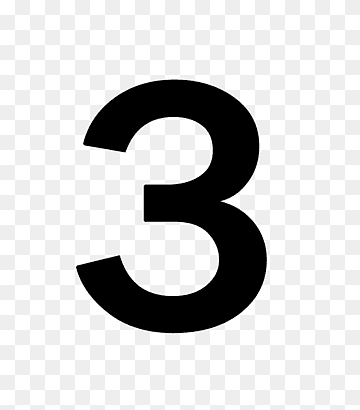
#> input picture ejemplo.png, 360 x 410 px
$ python 'Proyecto3 metodos.py'
#> lines starting #> are read from the running program, lines starting #| are printed output that depends on the picture; after the words box and inside, x2 and y2 are one past the last pixel; in counts of white or black regions, pixels touching at a corner belong together
# === Proyecto: Fourier Drawing con animación y procesamiento de imagen ===

import numpy as np
import matplotlib.pyplot as plt
import cv2
from numpy.fft import fft, fftfreq
from matplotlib.animation import FuncAnimation
import os

# asegurse de tener instaladas las dependencias necesarias, especialmente pip install numpy matplotlib opencv-python

# === 1. VALIDAR DEPENDENCIAS ===
try:
    import cv2
    import numpy
    import matplotlib
except ImportError as e:
    raise ImportError("Faltan dependencias. Instala 'numpy', 'matplotlib' y 'opencv-python' con: pip install numpy matplotlib opencv-python")

# === 2. EXTRAER CONTORNO DESDE IMAGEN ===
def extract_contour_from_image(image_path, num_points=500, show_preview=False):
    """Extrae el contorno de una imagen en formato PNG, JPG o JPEG usando detección de bordes."""
    # Validar formato de archivo
    valid_extensions = ['.png', '.jpg', '.jpeg']
    ext = os.path.splitext(image_path.lower())[1]
    if ext not in valid_extensions:
        raise ValueError(f"Formato no soportado: {ext}. Usa imágenes en formato PNG, JPG o JPEG.")

    if not os.path.exists(image_path):
        raise FileNotFoundError(f"No se encontró la imagen en: {image_path}")

    # Cargar imagen
    img = cv2.imread(image_path, cv2.IMREAD_COLOR)
    if img is None:
        raise ValueError(f"No se pudo cargar la imagen: {image_path}. Verifica la ruta o el formato.")

    # Convertir a escala de grises
    gray = cv2.cvtColor(img, cv2.COLOR_BGR2GRAY)

    # Aplicar desenfoque para reducir ruido
    gray = cv2.GaussianBlur(gray, (5, 5), 0)

    # Detección de bordes con Canny
    edges = cv2.Canny(gray, threshold1=100, threshold2=200)

    # Encontrar contornos
    contours, _ = cv2.findContours(edges, cv2.RETR_EXTERNAL, cv2.CHAIN_APPROX_NONE)

    if not contours:
        raise ValueError("No se encontraron contornos. Usa una imagen con bordes claros o ajusta los parámetros de Canny (threshold1, threshold2).")

    # Seleccionar el contorno más grande
    largest = max(contours, key=cv2.contourArea)[:, 0, :]
    if len(largest) < num_points:
        print(f"Advertencia: El contorno tiene solo {len(largest)} puntos. Reduciendo num_points a {len(largest)}.")
        num_points = len(largest)

    # Muestrear puntos
    step = max(1, len(largest) // num_points)
    sampled = largest[::step][:num_points]

    # Mostrar previsualización si se solicita
    if show_preview:
        preview = img.copy()
        cv2.drawContours(preview, [largest], -1, (0, 255, 0), 2)
        # Mostrar también los bordes detectados por Canny
        cv2.imshow("Contorno Detectado (Verde) y Bordes Canny (Ventana Separada)", preview)
        cv2.imshow("Bordes Canny", edges)
        cv2.waitKey(0)
        cv2.destroyAllWindows()

    # Convertir a coordenadas complejas y centrar
    x = sampled[:, 0] - np.mean(sampled[:, 0])
    y = -sampled[:, 1] + np.mean(sampled[:, 1])

    return x + 1j * y, np.max(np.abs(x)), np.max(np.abs(y))

# === 3. OBTENER TRANSFORMADA DE FOURIER ===
def compute_fourier_coefficients(z):
    """Calcula los coeficientes de Fourier y las frecuencias."""
    N = len(z)
    Z = fft(z) / N
    freqs = fftfreq(N, d=1/N)
    indices = np.argsort(-np.abs(Z))  # Ordenar por magnitud
    return Z[indices], freqs[indices]

# === 4. ANIMACIÓN CON EPICICLOS ===
def animate_epicycles(coeffs, freqs, num_vectors=300, x_max=300, y_max=300, save_animation=False, output_path="fourier_animation.mp4"):
    """Crea una animación de epiciclos basada en los coeficientes de Fourier."""
    N = len(coeffs)
    num_vectors = min(num_vectors, N)
    t_vals = np.linspace(0, 1, N, endpoint=False)

    fig, ax = plt.subplots(figsize=(8, 8))
    ax.set_xlim(-x_max * 1.2, x_max * 1.2)
    ax.set_ylim(-y_max * 1.2, y_max * 1.2)
    ax.set_aspect('equal')
    ax.axis('off')

    path, = ax.plot([], [], color='purple', lw=2, label='Figura reconstruida')
    epicycle_lines, = ax.plot([], [], color='gray', lw=1, label='Epiciclos')
    ax.legend(loc='upper right')

    points = []

    def init():
        path.set_data([], [])
        epicycle_lines.set_data([], [])
        return path, epicycle_lines

    def update(frame):
        t = t_vals[frame % N]
        x, y = 0.0, 0.0
        segments_x = []
        segments_y = []

        for n in range(num_vectors):
            freq = freqs[n]
            coeff = coeffs[n]
            prev_x, prev_y = x, y
            angle = 2 * np.pi * freq * t
            x += np.real(coeff * np.exp(1j * angle))
            y += np.imag(coeff * np.exp(1j * angle))
            segments_x.extend([prev_x, x, None])
            segments_y.extend([prev_y, y, None])

        points.append((x, y))
        if len(points) > N:
            points.pop(0)

        px, py = zip(*points)
        path.set_data(px, py)
        epicycle_lines.set_data(segments_x, segments_y)

        return path, epicycle_lines

    anim = FuncAnimation(fig, update, frames=N, init_func=init, blit=True, interval=20)

    if save_animation:
        try:
            anim.save(output_path, writer='ffmpeg', fps=30)
            print(f"Animación guardada en: {output_path}")
        except Exception as e:
            print(f"Error al guardar la animación: {e}. Asegúrate de tener 'ffmpeg' instalado.")

    plt.show()
    return anim

# === 5. EJECUCIÓN PRINCIPAL ===
if __name__ == "__main__":
    image_path = input("Ingresa la ruta de la imagen (PNG, JPG, JPEG, ej: assets/corazon.jpg)" ) or os.path.join("assets", "ejemplo.jpg")
#> the answer given: ejemplo.png

    try:
        # Extraer contorno con previsualización
        z, x_max, y_max = extract_contour_from_image(image_path, num_points=300, show_preview=True)
#> in extract_contour_from_image, img is the input picture: shape (410, 360, 3); min 0, max 255, mean 208
#> in extract_contour_from_image, `edges = cv2.Canny(gray, threshold1=100, threshold2=200)`:
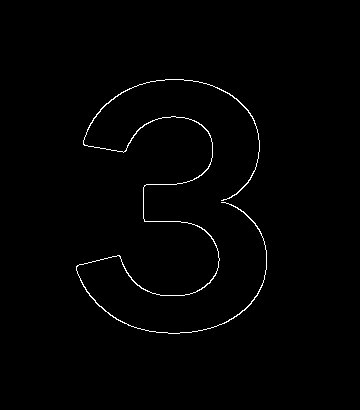
#> edges: shape (410, 360); 0.95% white in thin lines or dots, all inside (x1, y1, x2, y2) = (76, 79, 267, 334)
#> in extract_contour_from_image, `contours, _ = cv2.findContours(edges, cv2.RETR_EXTERNAL, cv2.CHAIN_APP..`: contours = 1 contour; box (x1, y1, x2, y2) and area: (76, 79, 267, 334) 290
#> in extract_contour_from_image, `largest = max(contours, key=cv2.contourArea)[:, 0, :]`: largest = 2218 pairs, first value 76 to 266, second value 79 to 333
#> in extract_contour_from_image, `step = max(1, len(largest) // num_points)`: step = 7
#> in extract_contour_from_image, `sampled = largest[::step][:num_points]`: sampled = 300 pairs, first value 76 to 266, second value 79 to 333
#> in extract_contour_from_image, `cv2.drawContours(preview, [largest], -1, (0, 255, 0), 2)`:
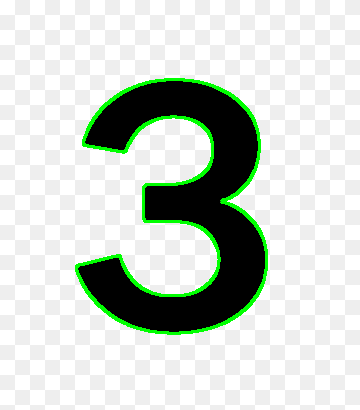
#> preview: shape (410, 360, 3); 3.01% of pixels changed, all inside (x1, y1, x2, y2) = (75, 78, 268, 335)
#> in extract_contour_from_image, `x = sampled[:, 0] - np.mean(sampled[:, 0])`: x = 300 values, max 90.8 at index 122, min -99.2 at index 176, mean 8.34e-15
#> in extract_contour_from_image, `y = -sampled[:, 1] + np.mean(sampled[:, 1])`: y = 300 values, max 134.3 at index 0, min -119.7 at index 105, mean -6.06e-15
#> x_max = 99.2; y_max = 134.3
        # Calcular coeficientes de Fourier
        coeffs, freqs = compute_fourier_coefficients(z)
#> in compute_fourier_coefficients, `N = len(z)`: N = 300
#> in compute_fourier_coefficients, `freqs = fftfreq(N, d=1/N)`: freqs = 300 values, max 149 at index 149, min -150 at index 150, mean -0.5
#> in compute_fourier_coefficients, `indices = np.argsort(-np.abs(Z))`: indices = 300 values, max 299 at index 0, min 0 at index 299, mean 149.5
#> freqs = 300 values, max 149 at index 242, min -150 at index 285, mean -0.5
        # Crear animación
        animate_epicycles(coeffs, freqs, num_vectors=700, x_max=x_max, y_max=y_max, save_animation=True)
#> in animate_epicycles, `N = len(coeffs)`: N = 300
#> in update, `t = t_vals[frame % N]`: t = 0
#> the loop in update, `for n in range(num_vectors):` made 300 passes
#> (freq, prev_x, prev_y, x, y) on passes 2 to 4: (1, 13.58, 46.89, -9.01, 90.08), (-4, -9.01, 90.08, -2.97, 60.79), (4, -2.97, 60.79, -0.479, 84.84)
#> after the loop in update, `for n in range(num_vectors):`: segments_x = 900 items; x = -10.2; y = 134.3
#> in update, `px, py = zip(*points)`: px = (-10.2,); py = (134.3,)
#> the loop in update (call 2), `for n in range(num_vectors):` made 300 passes
#> (freq, prev_x, prev_y, angle, x, y) on passes 2 to 4: (1, 14.56, 46.59, 0.0209, -8.93, 89.3), (-4, -8.93, 89.3, -0.0838, -5.36, 59.61), (4, -5.36, 59.61, 0.0838, -4.89, 83.78)
#> in animate_epicycles, `anim.save(output_path, writer='ffmpeg', fps=30)`:
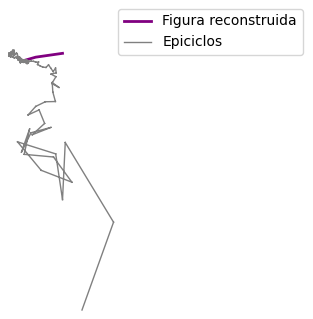
#> figure drawn by matplotlib, 1 panel
#> in animate_epicycles, `anim.save(output_path, writer='ffmpeg', fps=30)`:
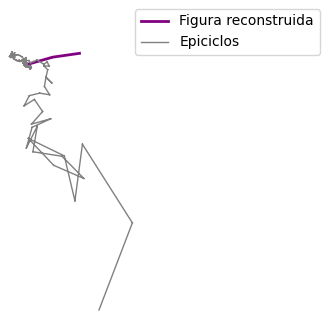
#> figure drawn by matplotlib, 1 panel
#> in animate_epicycles, `anim.save(output_path, writer='ffmpeg', fps=30)`:
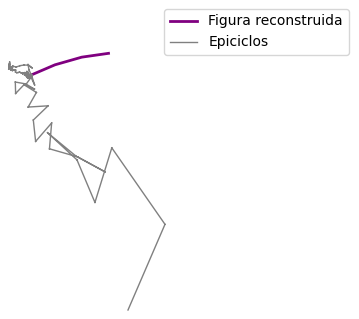
#> figure drawn by matplotlib, 1 panel
#> in animate_epicycles, `anim.save(output_path, writer='ffmpeg', fps=30)`:
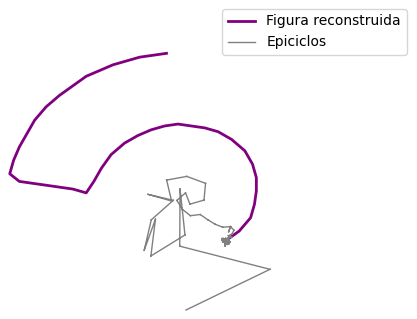
#> figure drawn by matplotlib, 1 panel
#> in animate_epicycles, `anim.save(output_path, writer='ffmpeg', fps=30)`:
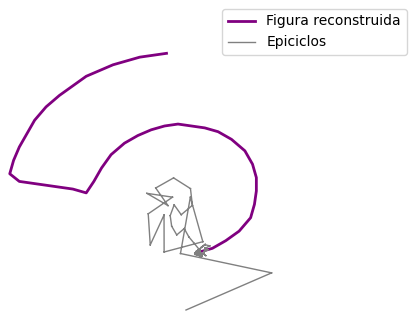
#> figure drawn by matplotlib, 1 panel
    except Exception as e:
        print(f"Error: {e}")
        print("Sugerencias:")
        print("- Asegúrate de que la imagen sea PNG, JPG o JPEG con bordes claros.")
        print("- Para imágenes JPEG con compresión, ajusta los parámetros de Canny (threshold1, threshold2) si no se detectan contornos.")
        print("- Instala las dependencias con: pip install numpy matplotlib opencv-python")
